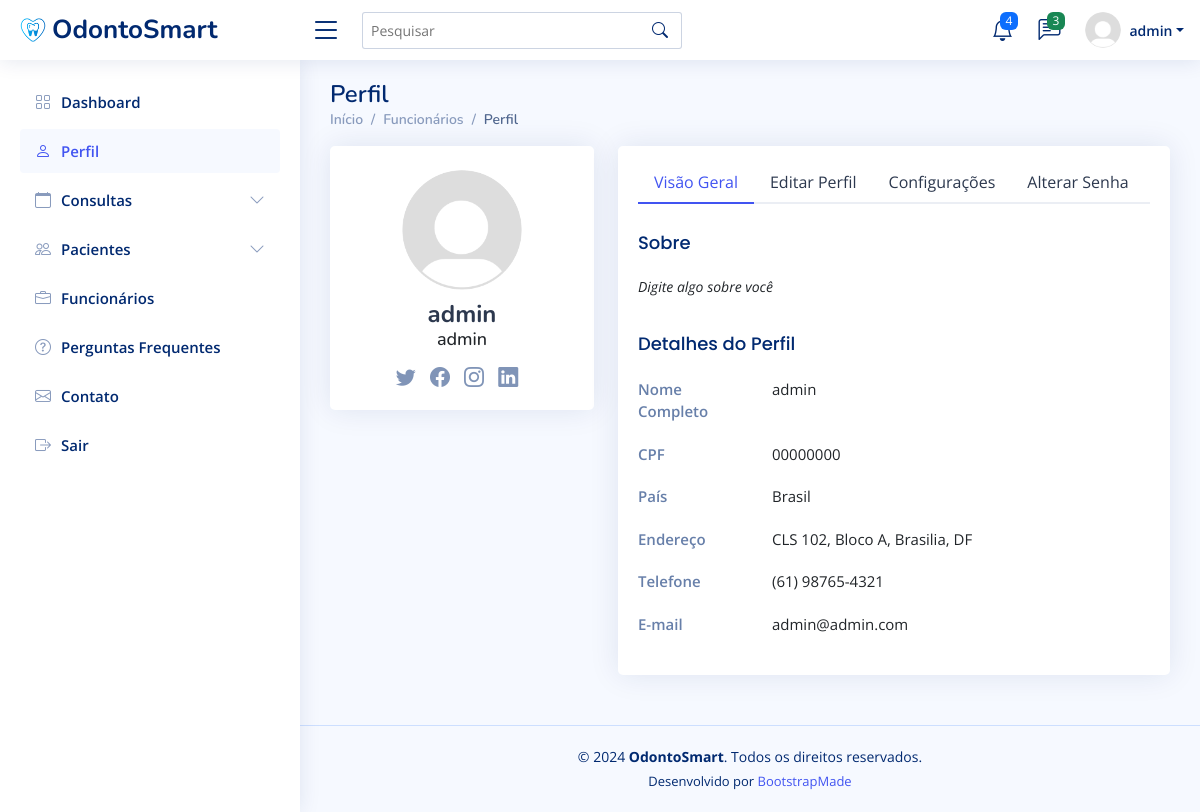
Before: /perfil/ (signed in) with the older database file.
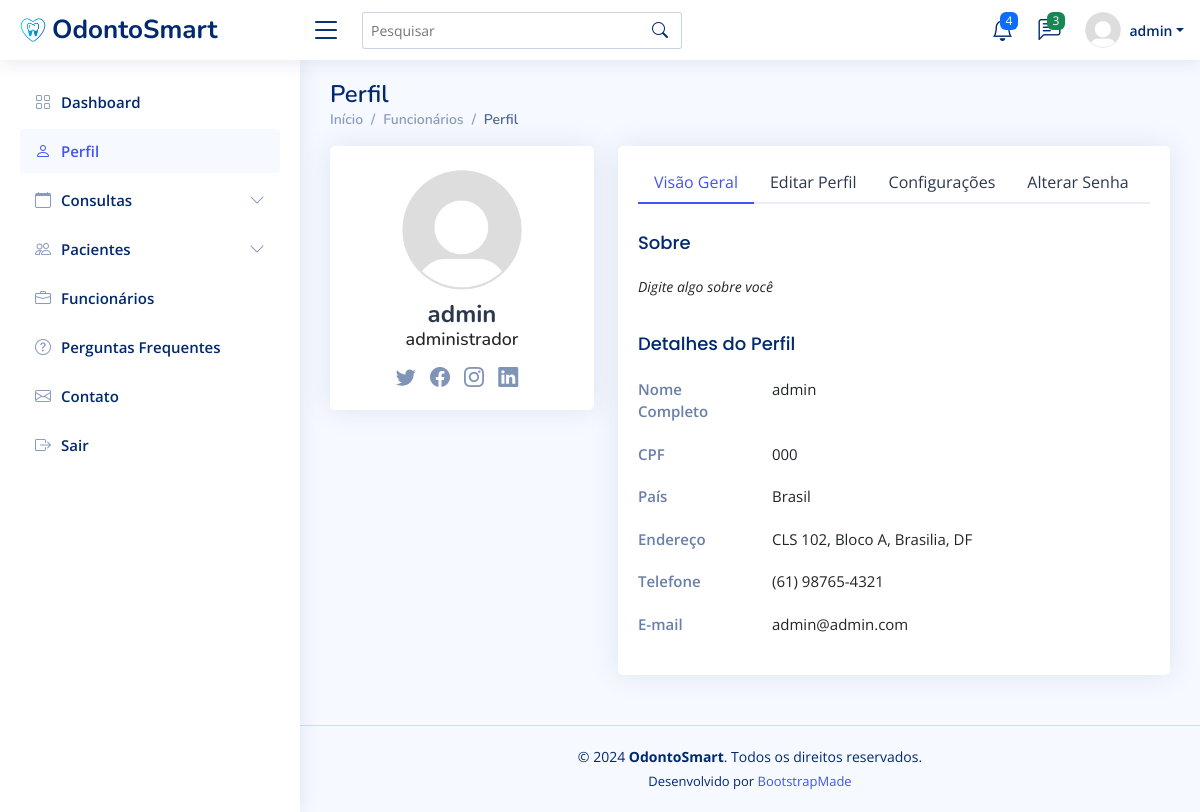
After: the same page with the newer database file.
### clinicaMedica/models.py (models this page shows, shortened)
class Funcionario(AbstractBaseUser, PermissionsMixin):
    id_funcionario = models.AutoField(primary_key=True)
    cpf = models.CharField(max_length=11, unique=True)
    email = models.EmailField(unique=True, blank=False)
    salario = models.DecimalField(max_digits=10, decimal_places=2)
    cargo = models.CharField(max_length=50)
    nome = models.CharField(max_length=50)
    is_first_login = models.BooleanField(default=True)
    is_staff = models.BooleanField(default=False)
    date_joined = models.DateTimeField(verbose_name="Data de Ingresso", default=timezone.now)
    objects = FuncionarioManager()
    USERNAME_FIELD = 'email'
    REQUIRED_FIELDS = ['cpf', 'nome', 'cargo', 'salario']
    def first_two_names(self):
        parts = self.nome.split()
        if len(parts) == 1:
            name = self.nome
        elif len(parts) == 2:
            name = f"{parts[0]} {parts[1]}"
        else:
            name = f"{parts[0]} {parts[-1]}"
        if hasattr(self, 'dentista'):
            return f"Dr. {name}"
        return name

### clinicaMedica/views.py (the view)
# urls.py: path('perfil/', views.perfil, name='perfil'),
@login_required
def perfil(request):
    return render(request, 'users-profile.html')

### clinicaMedica/templates/users-profile.html (shortened to what this page needs)
{% load static %}
<!DOCTYPE html>
<html lang="pt-br">
  <head>
    <link
      href="{% static 'vendor/bootstrap/css/bootstrap.min.css' %}"
      rel="stylesheet"
    />
    <link
      href="{% static 'vendor/bootstrap-icons/bootstrap-icons.css' %}"
      rel="stylesheet"
    />
    <link
      href="{% static 'vendor/boxicons/css/boxicons.min.css' %}"
      rel="stylesheet"
    />
    <link href="{% static 'vendor/quill/quill.snow.css' %}" rel="stylesheet" />
    <link
      href="{% static 'vendor/quill/quill.bubble.css' %}"
      rel="stylesheet"
    />
    <link
      href="{% static 'vendor/remixicon/remixicon.css' %}"
      rel="stylesheet"
    />
    <link
      href="{% static 'vendor/simple-datatables/style.css' %}"
      rel="stylesheet"
    />
    <link href="{% static 'css/style.css' %}" rel="stylesheet" />
  </head>
  <body>
    <header id="header" class="header fixed-top d-flex align-items-center">
      <div class="d-flex align-items-center justify-content-between">
        <a href="{% url 'dashboard' %}" class="logo d-flex align-items-center">
          <img src="{% static 'img/logo.png' %}" alt="" />
          <span class="d-none d-lg-block">OdontoSmart</span>
        </a>
        <i class="bi bi-list toggle-sidebar-btn"></i>
      </div>
      <div class="search-bar">
        <form
          class="search-form d-flex align-items-center"
          method="POST"
          action="#"
        >
          <input
            type="text"
            name="query"
            placeholder="Pesquisar"
            title="Pesquisar"
          />
          <button type="submit" title="Pesquisar">
            <i class="bi bi-search"></i>
          </button>
        </form>
      </div>
      <nav class="header-nav ms-auto">
        <ul class="d-flex align-items-center">
          <li class="nav-item dropdown">
            <a class="nav-link nav-icon" href="#" data-bs-toggle="dropdown">
              <i class="bi bi-bell"></i>
              <span class="badge bg-primary badge-number">4</span> </a
            >
          </li>
          <li class="nav-item dropdown">
            <a class="nav-link nav-icon" href="#" data-bs-toggle="dropdown">
              <i class="bi bi-chat-left-text"></i>
              <span class="badge bg-success badge-number">3</span> </a
            >
          </li>
          <li class="nav-item dropdown pe-3">
            <a
              class="nav-link nav-profile d-flex align-items-center pe-0"
              href="#"
              data-bs-toggle="dropdown"
            >
              <img
                src="{% static 'img/profile-img.png' %}"
                alt="Perfil"
                class="rounded-circle"
              />
              <span class="d-none d-md-block dropdown-toggle ps-2"
                >{{ user.first_two_names }}</span
              > </a
            >
          </li>
        </ul>
      </nav>
    </header>
    <aside id="sidebar" class="sidebar">
      <ul class="sidebar-nav" id="sidebar-nav">
        <li class="nav-item">
          <a class="nav-link collapsed" href="{% url 'dashboard' %}">
            <i class="bi bi-grid"></i>
            <span>Dashboard</span>
          </a>
        </li>
        <li class="nav-item">
          <a class="nav-link" href="{% url 'perfil' %}">
            <i class="bi bi-person"></i>
            <span>Perfil</span>
          </a>
        </li>
        <li class="nav-item">
          <a
            href="#"
            class="nav-link collapsed"
            data-bs-target="#consultas-nav"
            data-bs-toggle="collapse"
          >
            <i class="bi bi-calendar"></i><span>Consultas</span
            ><i class="bi bi-chevron-down ms-auto"></i>
          </a>
        </li>
        <li class="nav-item">
          <a
            href="#"
            class="nav-link collapsed"
            data-bs-target="#pacientes-nav"
            data-bs-toggle="collapse"
          >
            <i class="bi bi-people"></i><span>Pacientes</span
            ><i class="bi bi-chevron-down ms-auto"></i>
          </a>
        </li>
        <li class="nav-item">
          <a class="nav-link collapsed" href="{% url 'funcionario' %}">
            <i class="bi bi-briefcase"></i>
            <span>Funcionários</span>
          </a>
        </li>
        <li class="nav-item">
          <a class="nav-link collapsed" href="{% url 'faq' %}">
            <i class="bi bi-question-circle"></i>
            <span>Perguntas Frequentes</span>
          </a>
        </li>
        <li class="nav-item">
          <a class="nav-link collapsed" href="{% url 'contato' %}">
            <i class="bi bi-envelope"></i>
            <span>Contato</span>
          </a>
        </li>
        <li class="nav-item">
          <a class="nav-link collapsed" href="{% url 'logout' %}">
            <i class="bi bi-box-arrow-right"></i>
            <span>Sair</span>
          </a>
        </li>
      </ul>
    </aside>
    <main id="main" class="main">
      <div class="pagetitle">
        <h1>Perfil</h1>
        <nav>
          <ol class="breadcrumb">
            <li class="breadcrumb-item"><a href="{% url 'dashboard' %}">Início</a></li>
            <li class="breadcrumb-item">
              <a href="{% url 'funcionario' %}">Funcionários</a>
            </li>
            <li class="breadcrumb-item active">Perfil</li>
          </ol>
        </nav>
      </div>
      <section class="section profile">
        <div class="row">
          <div class="col-xl-4">
            <div class="card">
              <div
                class="card-body profile-card pt-4 d-flex flex-column align-items-center"
              >
                <img
                  src="{% static 'img/profile-img.png' %}"
                  alt="Perfil"
                  class="rounded-circle"
                />
                <h2>{{ user.first_two_names }}</h2>
                <h3>{{ user.cargo }}</h3>
                <div class="social-links mt-2">
                  <a href="#" class="twitter"><i class="bi bi-twitter"></i></a>
                  <a href="#" class="facebook"
                    ><i class="bi bi-facebook"></i
                  ></a>
                  <a href="#" class="instagram"
                    ><i class="bi bi-instagram"></i
                  ></a>
                  <a href="#" class="linkedin"
                    ><i class="bi bi-linkedin"></i
                  ></a>
                </div>
              </div>
            </div>
          </div>
          <div class="col-xl-8">
            <div class="card">
              <div class="card-body pt-3">
                <ul class="nav nav-tabs nav-tabs-bordered">
                  <li class="nav-item">
                    <button
                      class="nav-link active"
                      data-bs-toggle="tab"
                      data-bs-target="#profile-overview"
                    >
                      Visão Geral
                    </button>
                  </li>
                  <li class="nav-item">
                    <button
                      class="nav-link"
                      data-bs-toggle="tab"
                      data-bs-target="#profile-edit"
                    >
                      Editar Perfil
                    </button>
                  </li>
                  <li class="nav-item">
                    <button
                      class="nav-link"
                      data-bs-toggle="tab"
                      data-bs-target="#profile-settings"
                    >
                      Configurações
                    </button>
                  </li>
                  <li class="nav-item">
                    <button
                      class="nav-link"
                      data-bs-toggle="tab"
                      data-bs-target="#profile-change-password"
                    >
                      Alterar Senha
                    </button>
                  </li>
                </ul>
                <div class="tab-content pt-2">
                  <div
                    class="tab-pane fade show active profile-overview"
                    id="profile-overview"
                  >
                    <h5 class="card-title">Sobre</h5>
                    <p class="small fst-italic">
                      Digite algo sobre você
                    </p>
                    <h5 class="card-title">Detalhes do Perfil</h5>
                    <div class="row">
                      <div class="col-lg-3 col-md-4 label">Nome Completo</div>
                      <div class="col-lg-9 col-md-8">{{ user.nome }}</div>
                    </div>
                    <div class="row">
                      <div class="col-lg-3 col-md-4 label">CPF</div>
                      <div class="col-lg-9 col-md-8">{{ user.cpf }}</div>
                    </div>
                    <div class="row">
                      <div class="col-lg-3 col-md-4 label">País</div>
                      <div class="col-lg-9 col-md-8">Brasil</div>
                    </div>
                    <div class="row">
                      <div class="col-lg-3 col-md-4 label">Endereço</div>
                      <div class="col-lg-9 col-md-8">
                        CLS 102, Bloco A, Brasilia, DF
                      </div>
                    </div>
                    <div class="row">
                      <div class="col-lg-3 col-md-4 label">Telefone</div>
                      <div class="col-lg-9 col-md-8">(61) 98765-4321</div>
                    </div>
                    <div class="row">
                      <div class="col-lg-3 col-md-4 label">E-mail</div>
                      <div class="col-lg-9 col-md-8">
                        {{ user.email }}
                      </div>
                    </div>
                  </div>
                </div>
              </div>
            </div>
          </div>
        </div>
      </section>
    </main>
    <footer id="footer" class="footer">
      <div class="copyright">
        &copy; 2024 <strong><span>OdontoSmart</span></strong
        >. Todos os direitos reservados.
      </div>
      <div class="credits">
        Desenvolvido por <a href="https://bootstrapmade.com/">BootstrapMade</a>
      </div>
    </footer>
  </body>
</html>

### clinicaMedica/static/css/style.css (style rules this page uses)
:root { scroll-behavior: smooth; }
body { font-family: "Open Sans", sans-serif; background: #f6f9ff; color: #444444; }
a { color: #4154f1; text-decoration: none; }
h1, h2, h3, h4, h5, h6 { font-family: "Nunito", sans-serif; }
#main { margin-top: 60px; padding: 20px 30px; transition: all 0.3s; }
.pagetitle { margin-bottom: 10px; }
.pagetitle h1 { font-size: 24px; margin-bottom: 0; font-weight: 600; color: #012970; }
.card { margin-bottom: 30px; border: none; border-radius: 5px; box-shadow: 0px 0 30px rgba(1, 41, 112, 0.1); }
.card-title { padding: 20px 0 15px 0; font-size: 18px; font-weight: 500; color: #012970; font-family: "Poppins", sans-serif; }
.card-body { padding: 0 20px 20px 20px; }
.breadcrumb { font-size: 14px; font-family: "Nunito", sans-serif; color: #899bbd; font-weight: 600; }
.breadcrumb a { color: #899bbd; transition: 0.3s; }
.breadcrumb .breadcrumb-item::before { color: #899bbd; }
.breadcrumb .active { color: #51678f; font-weight: 600; }
.nav-tabs-bordered { border-bottom: 2px solid #ebeef4; }
.nav-tabs-bordered .nav-link { margin-bottom: -2px; border: none; color: #2c384e; }
.nav-tabs-bordered .nav-link.active { background-color: #fff; color: #4154f1; border-bottom: 2px solid #4154f1; }
.logo { line-height: 1; }
@media (min-width: 1200px) { .logo { width: 280px; } }
.logo img { max-height: 26px; margin-right: 6px; }
.logo span { font-size: 26px; font-weight: 700; color: #012970; font-family: "Nunito", sans-serif; }
.header { transition: all 0.5s; z-index: 997; height: 60px; box-shadow: 0px 2px 20px rgba(1, 41, 112, 0.1); background-color: #fff; padding-left: 20px; }
.header .toggle-sidebar-btn { font-size: 32px; padding-left: 10px; cursor: pointer; color: #012970; }
.header .search-bar { min-width: 360px; padding: 0 20px; }
.header .search-form { width: 100%; }
.header .search-form input { border: 0; font-size: 14px; color: #012970; border: 1px solid rgba(1, 41, 112, 0.2); padding: 7px 38px 7px 8px; border-radius: 3px; transition: 0.3s; width: 100%; }
.header .search-form button { border: 0; padding: 0; margin-left: -30px; background: none; }
.header .search-form button i { color: #012970; }
.header-nav ul { list-style: none; }
.header-nav>ul { margin: 0; padding: 0; }
.header-nav .nav-icon { font-size: 22px; color: #012970; margin-right: 25px; position: relative; }
.header-nav .nav-profile { color: #012970; }
.header-nav .nav-profile img { max-height: 36px; }
.header-nav .nav-profile span { font-size: 14px; font-weight: 600; }
.header-nav .badge-number { position: absolute; inset: -2px -5px auto auto; font-weight: normal; font-size: 12px; padding: 3px 6px; }
.sidebar { position: fixed; top: 60px; left: 0; bottom: 0; width: 300px; z-index: 996; transition: all 0.3s; padding: 20px; overflow-y: auto; scrollbar-width: thin; scrollbar-color: #aab7cf transparent; box-shadow: 0px 0px 20px rgba(1, 41, 112, 0.1); background-color: #fff; }
@media (min-width: 1200px) { #main, #footer { margin-left: 300px; } }
.sidebar-nav { padding: 0; margin: 0; list-style: none; }
.sidebar-nav li { padding: 0; margin: 0; list-style: none; }
.sidebar-nav .nav-item { margin-bottom: 5px; }
.sidebar-nav .nav-link { display: flex; align-items: center; font-size: 15px; font-weight: 600; color: #4154f1; transition: 0.3; background: #f6f9ff; padding: 10px 15px; border-radius: 4px; }
.sidebar-nav .nav-link i { font-size: 16px; margin-right: 10px; color: #4154f1; }
.sidebar-nav .nav-link.collapsed { color: #012970; background: #fff; }
.sidebar-nav .nav-link.collapsed i { color: #899bbd; }
.sidebar-nav .nav-link .bi-chevron-down { margin-right: 0; transition: transform 0.2s ease-in-out; }
.profile .profile-card img { max-width: 120px; }
.profile .profile-card h2 { font-size: 24px; font-weight: 700; color: #2c384e; margin: 10px 0 0 0; }
.profile .profile-card h3 { font-size: 18px; }
.profile .profile-card .social-links a { font-size: 20px; display: inline-block; color: rgba(1, 41, 112, 0.5); line-height: 0; margin-right: 10px; transition: 0.3s; }
.profile .profile-overview .row { margin-bottom: 20px; font-size: 15px; }
.profile .profile-overview .card-title { color: #012970; }
.profile .profile-overview .label { font-weight: 600; color: rgba(1, 41, 112, 0.6); }
.footer { padding: 20px 0; font-size: 14px; transition: all 0.3s; border-top: 1px solid #cddfff; }
.footer .copyright { text-align: center; color: #012970; }
.footer .credits { padding-top: 5px; text-align: center; font-size: 13px; color: #012970; }

Changed rows visible on the page:
changed Funcionario "admin": cargo "admin" → "administrador"; cpf "00000000" → "000"
